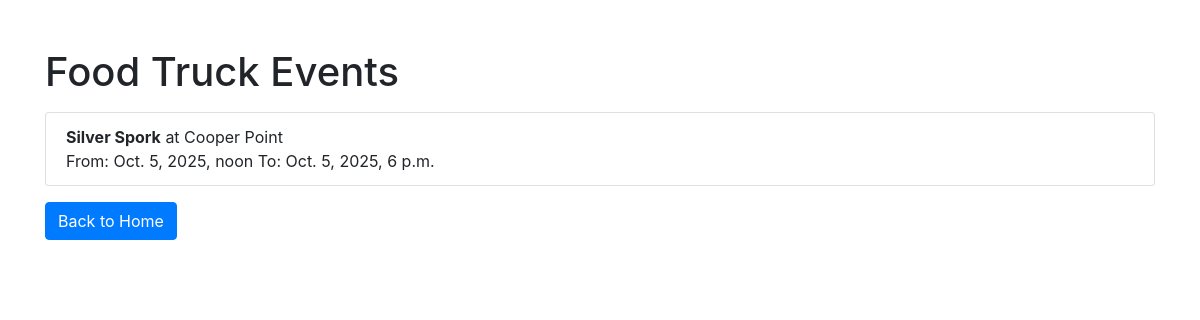
Screenshot of /events/ with the database file from the repository.
### foodtruck/models.py (models this page shows, shortened)
class FoodTruckEvent(models.Model):
    food_truck = models.ForeignKey(FoodTruck, on_delete=models.CASCADE)
    location = models.CharField(max_length=255)
    start_time = models.DateTimeField()
    end_time = models.DateTimeField()

class FoodTruck(models.Model):
    name = models.CharField(max_length=100)
    category = models.CharField(max_length=100)

### foodtruck/views.py (the view)
# urls.py: path('events/', views.event_list, name='event_list'),  # Event list view
def event_list(request):
    events = FoodTruckEvent.objects.all()  # Retrieve all events from the database
    return render(request, 'foodtruck/event_list.html', {'events': events})

### foodtruck/templates/foodtruck/event_list.html (shortened to what this page needs)
<!DOCTYPE html>
<html lang="en">
<head>
    <link rel="stylesheet" href="https://stackpath.bootstrapcdn.com/bootstrap/4.5.2/css/bootstrap.min.css">
</head>
<body>
    <div class="container">
        <h1 class="mt-5">Food Truck Events</h1>
        <ul class="list-group mt-3">
            {% if events %}
                {% for event in events %}
                    <li class="list-group-item">
                        <strong>{{ event.food_truck.name }}</strong> at {{ event.location }} <br>
                        From: {{ event.start_time }} To: {{ event.end_time }}
                    </li>
                {% endfor %}
            {% else %}
                <li class="list-group-item">No events available.</li>
            {% endif %}
        </ul>
        <a href="{% url 'home' %}" class="btn btn-primary mt-3">Back to Home</a>
    </div>
</body>
</html>

### rows the page displays
FoodTruckEvent: food_truck.name "Silver Spork", location "Cooper Point", start_time "Oct. 5, 2025, noon", end_time "Oct. 5, 2025, 6 p.m."
